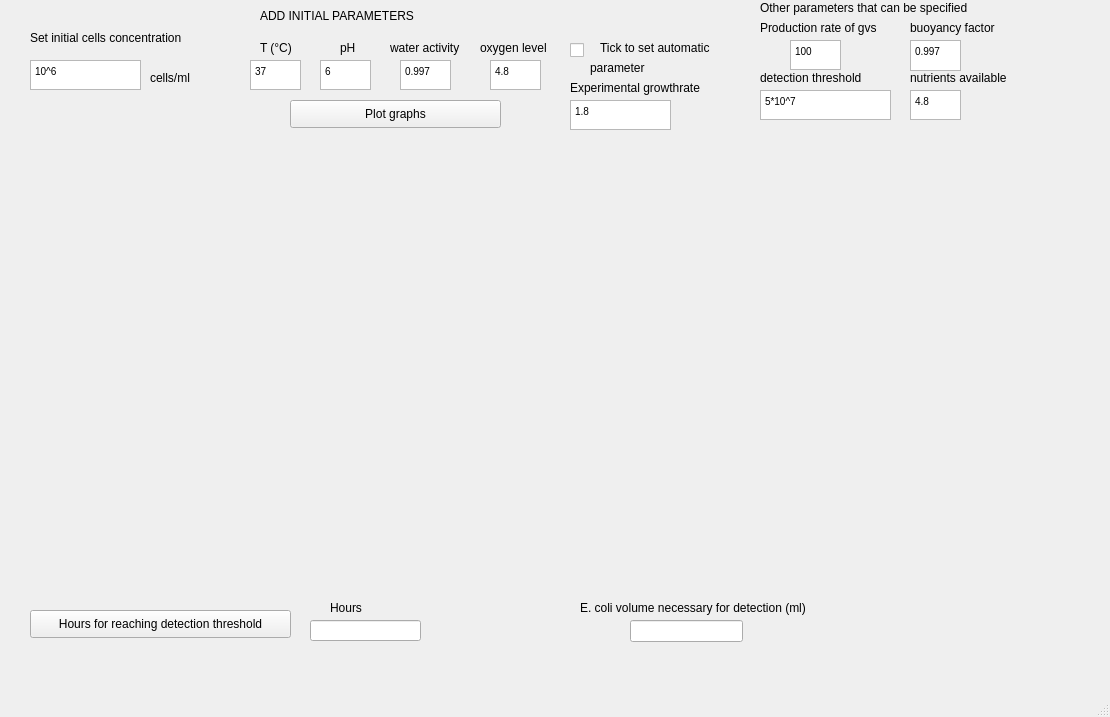
<?xml version="1.0" encoding="UTF-8"?>
<ui version="4.0">
 <class>MainWindow</class>
 <widget class="QMainWindow" name="MainWindow">
  <property name="geometry">
   <rect>
    <x>0</x>
    <y>0</y>
    <width>1110</width>
    <height>717</height>
   </rect>
  </property>
  <property name="windowTitle">
   <string>MainWindow</string>
  </property>
  <widget class="QWidget" name="centralwidget">
   <widget class="QWidget" name="verticalLayoutWidget">
    <property name="geometry">
     <rect>
      <x>30</x>
      <y>140</y>
      <width>951</width>
      <height>441</height>
     </rect>
    </property>
    <layout class="QVBoxLayout" name="Plotting_box"/>
   </widget>
   <widget class="QTextEdit" name="growthrate">
    <property name="geometry">
     <rect>
      <x>570</x>
      <y>100</y>
      <width>101</width>
      <height>30</height>
     </rect>
    </property>
    <property name="html">
     <string>&lt;!DOCTYPE HTML PUBLIC &quot;-//W3C//DTD HTML 4.0//EN&quot; &quot;http://www.w3.org/TR/REC-html40/strict.dtd&quot;&gt;
&lt;html&gt;&lt;head&gt;&lt;meta name=&quot;qrichtext&quot; content=&quot;1&quot; /&gt;&lt;style type=&quot;text/css&quot;&gt;
p, li { white-space: pre-wrap; }
&lt;/style&gt;&lt;/head&gt;&lt;body style=&quot; font-family:'MS Shell Dlg 2'; font-size:7.8pt; font-weight:400; font-style:normal;&quot;&gt;
&lt;p style=&quot; margin-top:0px; margin-bottom:0px; margin-left:0px; margin-right:0px; -qt-block-indent:0; text-indent:0px;&quot;&gt;1.8&lt;/p&gt;&lt;/body&gt;&lt;/html&gt;</string>
    </property>
   </widget>
   <widget class="QPushButton" name="pushButton_7">
    <property name="geometry">
     <rect>
      <x>290</x>
      <y>100</y>
      <width>211</width>
      <height>28</height>
     </rect>
    </property>
    <property name="text">
     <string>Plot graphs</string>
    </property>
   </widget>
   <widget class="QLabel" name="label_8">
    <property name="geometry">
     <rect>
      <x>260</x>
      <y>0</y>
      <width>241</width>
      <height>31</height>
     </rect>
    </property>
    <property name="toolTip">
     <string>&lt;html&gt;&lt;head/&gt;&lt;body&gt;&lt;p&gt;the value of the growth rate is  from those parameters&lt;/p&gt;&lt;/body&gt;&lt;/html&gt;</string>
    </property>
    <property name="text">
     <string>ADD INITIAL PARAMETERS</string>
    </property>
   </widget>
   <widget class="QLabel" name="label_9">
    <property name="geometry">
     <rect>
      <x>570</x>
      <y>80</y>
      <width>171</width>
      <height>16</height>
     </rect>
    </property>
    <property name="text">
     <string>Experimental growthrate</string>
    </property>
   </widget>
   <widget class="QTextEdit" name="T">
    <property name="geometry">
     <rect>
      <x>250</x>
      <y>60</y>
      <width>51</width>
      <height>30</height>
     </rect>
    </property>
    <property name="html">
     <string>&lt;!DOCTYPE HTML PUBLIC &quot;-//W3C//DTD HTML 4.0//EN&quot; &quot;http://www.w3.org/TR/REC-html40/strict.dtd&quot;&gt;
&lt;html&gt;&lt;head&gt;&lt;meta name=&quot;qrichtext&quot; content=&quot;1&quot; /&gt;&lt;style type=&quot;text/css&quot;&gt;
p, li { white-space: pre-wrap; }
&lt;/style&gt;&lt;/head&gt;&lt;body style=&quot; font-family:'MS Shell Dlg 2'; font-size:7.8pt; font-weight:400; font-style:normal;&quot;&gt;
&lt;p style=&quot; margin-top:0px; margin-bottom:0px; margin-left:0px; margin-right:0px; -qt-block-indent:0; text-indent:0px;&quot;&gt;37&lt;/p&gt;&lt;/body&gt;&lt;/html&gt;</string>
    </property>
   </widget>
   <widget class="QTextEdit" name="ph">
    <property name="geometry">
     <rect>
      <x>320</x>
      <y>60</y>
      <width>51</width>
      <height>30</height>
     </rect>
    </property>
    <property name="html">
     <string>&lt;!DOCTYPE HTML PUBLIC &quot;-//W3C//DTD HTML 4.0//EN&quot; &quot;http://www.w3.org/TR/REC-html40/strict.dtd&quot;&gt;
&lt;html&gt;&lt;head&gt;&lt;meta name=&quot;qrichtext&quot; content=&quot;1&quot; /&gt;&lt;style type=&quot;text/css&quot;&gt;
p, li { white-space: pre-wrap; }
&lt;/style&gt;&lt;/head&gt;&lt;body style=&quot; font-family:'MS Shell Dlg 2'; font-size:7.8pt; font-weight:400; font-style:normal;&quot;&gt;
&lt;p style=&quot; margin-top:0px; margin-bottom:0px; margin-left:0px; margin-right:0px; -qt-block-indent:0; text-indent:0px;&quot;&gt;6&lt;/p&gt;&lt;/body&gt;&lt;/html&gt;</string>
    </property>
   </widget>
   <widget class="QTextEdit" name="watactivity">
    <property name="geometry">
     <rect>
      <x>400</x>
      <y>60</y>
      <width>51</width>
      <height>30</height>
     </rect>
    </property>
    <property name="html">
     <string>&lt;!DOCTYPE HTML PUBLIC &quot;-//W3C//DTD HTML 4.0//EN&quot; &quot;http://www.w3.org/TR/REC-html40/strict.dtd&quot;&gt;
&lt;html&gt;&lt;head&gt;&lt;meta name=&quot;qrichtext&quot; content=&quot;1&quot; /&gt;&lt;style type=&quot;text/css&quot;&gt;
p, li { white-space: pre-wrap; }
&lt;/style&gt;&lt;/head&gt;&lt;body style=&quot; font-family:'MS Shell Dlg 2'; font-size:7.8pt; font-weight:400; font-style:normal;&quot;&gt;
&lt;p style=&quot; margin-top:0px; margin-bottom:0px; margin-left:0px; margin-right:0px; -qt-block-indent:0; text-indent:0px;&quot;&gt;0.997&lt;/p&gt;&lt;/body&gt;&lt;/html&gt;</string>
    </property>
   </widget>
   <widget class="QTextEdit" name="ox">
    <property name="geometry">
     <rect>
      <x>490</x>
      <y>60</y>
      <width>51</width>
      <height>30</height>
     </rect>
    </property>
    <property name="html">
     <string>&lt;!DOCTYPE HTML PUBLIC &quot;-//W3C//DTD HTML 4.0//EN&quot; &quot;http://www.w3.org/TR/REC-html40/strict.dtd&quot;&gt;
&lt;html&gt;&lt;head&gt;&lt;meta name=&quot;qrichtext&quot; content=&quot;1&quot; /&gt;&lt;style type=&quot;text/css&quot;&gt;
p, li { white-space: pre-wrap; }
&lt;/style&gt;&lt;/head&gt;&lt;body style=&quot; font-family:'MS Shell Dlg 2'; font-size:7.8pt; font-weight:400; font-style:normal;&quot;&gt;
&lt;p style=&quot; margin-top:0px; margin-bottom:0px; margin-left:0px; margin-right:0px; -qt-block-indent:0; text-indent:0px;&quot;&gt;4.8&lt;/p&gt;&lt;/body&gt;&lt;/html&gt;</string>
    </property>
   </widget>
   <widget class="QTextEdit" name="initialconc">
    <property name="geometry">
     <rect>
      <x>30</x>
      <y>60</y>
      <width>111</width>
      <height>30</height>
     </rect>
    </property>
    <property name="html">
     <string>&lt;!DOCTYPE HTML PUBLIC &quot;-//W3C//DTD HTML 4.0//EN&quot; &quot;http://www.w3.org/TR/REC-html40/strict.dtd&quot;&gt;
&lt;html&gt;&lt;head&gt;&lt;meta name=&quot;qrichtext&quot; content=&quot;1&quot; /&gt;&lt;style type=&quot;text/css&quot;&gt;
p, li { white-space: pre-wrap; }
&lt;/style&gt;&lt;/head&gt;&lt;body style=&quot; font-family:'MS Shell Dlg 2'; font-size:7.8pt; font-weight:400; font-style:normal;&quot;&gt;
&lt;p style=&quot; margin-top:0px; margin-bottom:0px; margin-left:0px; margin-right:0px; -qt-block-indent:0; text-indent:0px;&quot;&gt;10^6&lt;/p&gt;&lt;/body&gt;&lt;/html&gt;</string>
    </property>
   </widget>
   <widget class="QLabel" name="label_10">
    <property name="geometry">
     <rect>
      <x>30</x>
      <y>30</y>
      <width>191</width>
      <height>16</height>
     </rect>
    </property>
    <property name="text">
     <string>Set initial cells concentration</string>
    </property>
   </widget>
   <widget class="QPushButton" name="pushButton_10">
    <property name="geometry">
     <rect>
      <x>30</x>
      <y>610</y>
      <width>261</width>
      <height>28</height>
     </rect>
    </property>
    <property name="text">
     <string>Hours for reaching detection threshold</string>
    </property>
   </widget>
   <widget class="QLineEdit" name="lineEdit_7">
    <property name="geometry">
     <rect>
      <x>630</x>
      <y>620</y>
      <width>113</width>
      <height>22</height>
     </rect>
    </property>
   </widget>
   <widget class="QLineEdit" name="lineEdit_10">
    <property name="geometry">
     <rect>
      <x>310</x>
      <y>620</y>
      <width>111</width>
      <height>21</height>
     </rect>
    </property>
   </widget>
   <widget class="QLabel" name="label_11">
    <property name="geometry">
     <rect>
      <x>150</x>
      <y>70</y>
      <width>61</width>
      <height>16</height>
     </rect>
    </property>
    <property name="text">
     <string>cells/ml</string>
    </property>
   </widget>
   <widget class="QLabel" name="label_12">
    <property name="geometry">
     <rect>
      <x>260</x>
      <y>40</y>
      <width>41</width>
      <height>16</height>
     </rect>
    </property>
    <property name="text">
     <string>T (°C)</string>
    </property>
   </widget>
   <widget class="QLabel" name="label_13">
    <property name="geometry">
     <rect>
      <x>340</x>
      <y>40</y>
      <width>31</width>
      <height>16</height>
     </rect>
    </property>
    <property name="text">
     <string>pH</string>
    </property>
   </widget>
   <widget class="QLabel" name="label_14">
    <property name="geometry">
     <rect>
      <x>390</x>
      <y>40</y>
      <width>81</width>
      <height>16</height>
     </rect>
    </property>
    <property name="text">
     <string>water activity</string>
    </property>
   </widget>
   <widget class="QLabel" name="label_15">
    <property name="geometry">
     <rect>
      <x>480</x>
      <y>40</y>
      <width>81</width>
      <height>16</height>
     </rect>
    </property>
    <property name="text">
     <string>oxygen level </string>
    </property>
   </widget>
   <widget class="QLabel" name="label_16">
    <property name="geometry">
     <rect>
      <x>330</x>
      <y>600</y>
      <width>71</width>
      <height>16</height>
     </rect>
    </property>
    <property name="text">
     <string>Hours</string>
    </property>
   </widget>
   <widget class="QLabel" name="label_17">
    <property name="geometry">
     <rect>
      <x>580</x>
      <y>600</y>
      <width>281</width>
      <height>16</height>
     </rect>
    </property>
    <property name="text">
     <string>E. coli volume necessary for detection (ml)</string>
    </property>
   </widget>
   <widget class="QTextEdit" name="pr">
    <property name="geometry">
     <rect>
      <x>790</x>
      <y>40</y>
      <width>51</width>
      <height>30</height>
     </rect>
    </property>
    <property name="html">
     <string>&lt;!DOCTYPE HTML PUBLIC &quot;-//W3C//DTD HTML 4.0//EN&quot; &quot;http://www.w3.org/TR/REC-html40/strict.dtd&quot;&gt;
&lt;html&gt;&lt;head&gt;&lt;meta name=&quot;qrichtext&quot; content=&quot;1&quot; /&gt;&lt;style type=&quot;text/css&quot;&gt;
p, li { white-space: pre-wrap; }
&lt;/style&gt;&lt;/head&gt;&lt;body style=&quot; font-family:'MS Shell Dlg 2'; font-size:7.8pt; font-weight:400; font-style:normal;&quot;&gt;
&lt;p style=&quot; margin-top:0px; margin-bottom:0px; margin-left:0px; margin-right:0px; -qt-block-indent:0; text-indent:0px;&quot;&gt;100&lt;/p&gt;&lt;/body&gt;&lt;/html&gt;</string>
    </property>
   </widget>
   <widget class="QTextEdit" name="nutrients">
    <property name="geometry">
     <rect>
      <x>910</x>
      <y>90</y>
      <width>51</width>
      <height>30</height>
     </rect>
    </property>
    <property name="html">
     <string>&lt;!DOCTYPE HTML PUBLIC &quot;-//W3C//DTD HTML 4.0//EN&quot; &quot;http://www.w3.org/TR/REC-html40/strict.dtd&quot;&gt;
&lt;html&gt;&lt;head&gt;&lt;meta name=&quot;qrichtext&quot; content=&quot;1&quot; /&gt;&lt;style type=&quot;text/css&quot;&gt;
p, li { white-space: pre-wrap; }
&lt;/style&gt;&lt;/head&gt;&lt;body style=&quot; font-family:'MS Shell Dlg 2'; font-size:7.8pt; font-weight:400; font-style:normal;&quot;&gt;
&lt;p style=&quot; margin-top:0px; margin-bottom:0px; margin-left:0px; margin-right:0px; -qt-block-indent:0; text-indent:0px;&quot;&gt;4.8&lt;/p&gt;&lt;/body&gt;&lt;/html&gt;</string>
    </property>
   </widget>
   <widget class="QTextEdit" name="dt">
    <property name="geometry">
     <rect>
      <x>760</x>
      <y>90</y>
      <width>131</width>
      <height>30</height>
     </rect>
    </property>
    <property name="html">
     <string>&lt;!DOCTYPE HTML PUBLIC &quot;-//W3C//DTD HTML 4.0//EN&quot; &quot;http://www.w3.org/TR/REC-html40/strict.dtd&quot;&gt;
&lt;html&gt;&lt;head&gt;&lt;meta name=&quot;qrichtext&quot; content=&quot;1&quot; /&gt;&lt;style type=&quot;text/css&quot;&gt;
p, li { white-space: pre-wrap; }
&lt;/style&gt;&lt;/head&gt;&lt;body style=&quot; font-family:'MS Shell Dlg 2'; font-size:7.8pt; font-weight:400; font-style:normal;&quot;&gt;
&lt;p style=&quot; margin-top:0px; margin-bottom:0px; margin-left:0px; margin-right:0px; -qt-block-indent:0; text-indent:0px;&quot;&gt;5*10^7&lt;/p&gt;&lt;/body&gt;&lt;/html&gt;</string>
    </property>
   </widget>
   <widget class="QTextEdit" name="bfactor">
    <property name="geometry">
     <rect>
      <x>910</x>
      <y>40</y>
      <width>51</width>
      <height>31</height>
     </rect>
    </property>
    <property name="html">
     <string>&lt;!DOCTYPE HTML PUBLIC &quot;-//W3C//DTD HTML 4.0//EN&quot; &quot;http://www.w3.org/TR/REC-html40/strict.dtd&quot;&gt;
&lt;html&gt;&lt;head&gt;&lt;meta name=&quot;qrichtext&quot; content=&quot;1&quot; /&gt;&lt;style type=&quot;text/css&quot;&gt;
p, li { white-space: pre-wrap; }
&lt;/style&gt;&lt;/head&gt;&lt;body style=&quot; font-family:'MS Shell Dlg 2'; font-size:7.8pt; font-weight:400; font-style:normal;&quot;&gt;
&lt;p style=&quot; margin-top:0px; margin-bottom:0px; margin-left:0px; margin-right:0px; -qt-block-indent:0; text-indent:0px;&quot;&gt;0.997&lt;/p&gt;&lt;/body&gt;&lt;/html&gt;</string>
    </property>
   </widget>
   <widget class="QLabel" name="label_18">
    <property name="geometry">
     <rect>
      <x>760</x>
      <y>0</y>
      <width>231</width>
      <height>16</height>
     </rect>
    </property>
    <property name="text">
     <string>Other parameters that can be specified</string>
    </property>
   </widget>
   <widget class="QLabel" name="label_19">
    <property name="geometry">
     <rect>
      <x>760</x>
      <y>20</y>
      <width>141</width>
      <height>16</height>
     </rect>
    </property>
    <property name="text">
     <string>Production rate of gvs</string>
    </property>
   </widget>
   <widget class="QLabel" name="label_20">
    <property name="geometry">
     <rect>
      <x>760</x>
      <y>70</y>
      <width>121</width>
      <height>16</height>
     </rect>
    </property>
    <property name="text">
     <string>detection threshold</string>
    </property>
   </widget>
   <widget class="QLabel" name="label_21">
    <property name="geometry">
     <rect>
      <x>910</x>
      <y>20</y>
      <width>101</width>
      <height>16</height>
     </rect>
    </property>
    <property name="text">
     <string>buoyancy factor</string>
    </property>
   </widget>
   <widget class="QLabel" name="label_22">
    <property name="geometry">
     <rect>
      <x>910</x>
      <y>70</y>
      <width>111</width>
      <height>16</height>
     </rect>
    </property>
    <property name="text">
     <string>nutrients available</string>
    </property>
   </widget>
   <widget class="QCheckBox" name="checkBox">
    <property name="geometry">
     <rect>
      <x>570</x>
      <y>40</y>
      <width>41</width>
      <height>20</height>
     </rect>
    </property>
    <property name="text">
     <string/>
    </property>
   </widget>
   <widget class="QLabel" name="label_24">
    <property name="geometry">
     <rect>
      <x>600</x>
      <y>40</y>
      <width>171</width>
      <height>16</height>
     </rect>
    </property>
    <property name="text">
     <string>Tick to set automatic </string>
    </property>
   </widget>
   <widget class="QLabel" name="label_25">
    <property name="geometry">
     <rect>
      <x>590</x>
      <y>60</y>
      <width>171</width>
      <height>16</height>
     </rect>
    </property>
    <property name="text">
     <string>parameter</string>
    </property>
   </widget>
  </widget>
  <widget class="QMenuBar" name="menubar">
   <property name="geometry">
    <rect>
     <x>0</x>
     <y>0</y>
     <width>1110</width>
     <height>26</height>
    </rect>
   </property>
  </widget>
  <widget class="QStatusBar" name="statusbar"/>
 </widget>
 <resources/>
 <connections/>
</ui>
